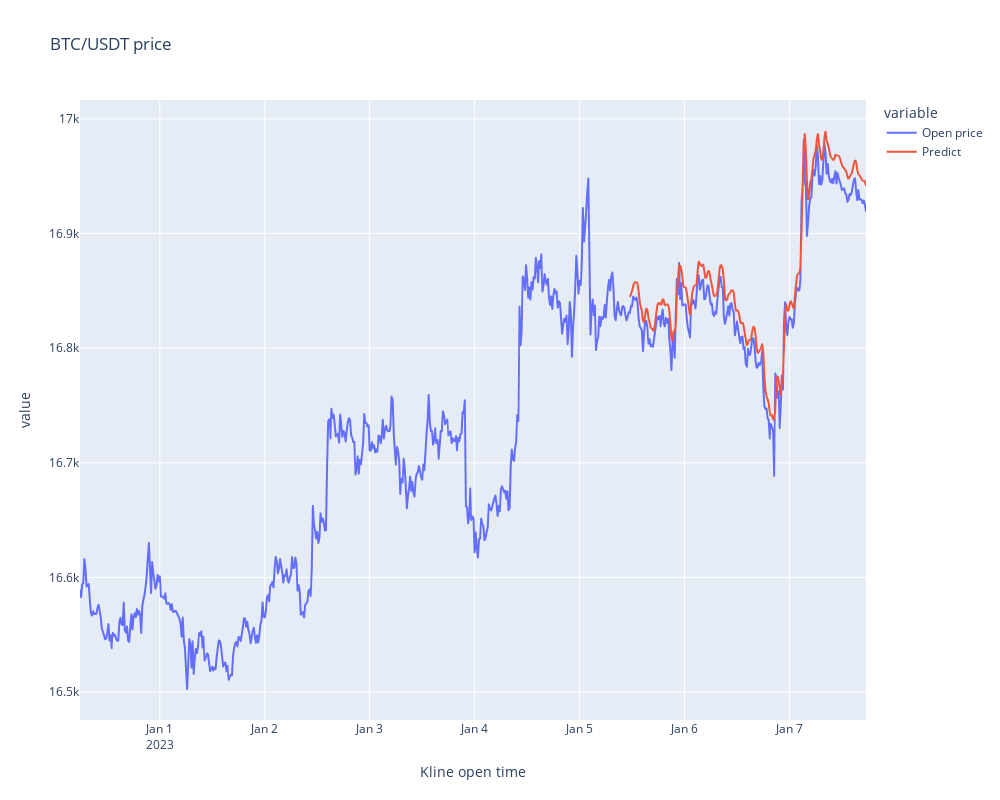

The code cell stored with this chart in its notebook:
### Markdown cell above
### 📌 Visualize the prediction

### Code cell
visualize_prediction(predictions)

### Figure 1 — Plotly figure (JSON) as saved in the notebook; plotly's stock layout.template omitted (floating-point values rounded to 4 significant figures; data arrays with more than 128 entries replaced by an {"elided": "..."} marker saying what was removed)
{"data": [{"hovertemplate": "variable=Open price<br>Kline open time=%{x}<br>value=%{y}<extra></extra>", "legendgroup": "Open price", "line": {"color": "#636efa", "dash": "solid"}, "marker": {"symbol": "circle"}, "mode": "lines", "name": "Open price", "showlegend": true, "type": "scattergl", "x": {"elided": "720 str values"}, "xaxis": "x", "y": {"elided": "720 float values"}, "yaxis": "y"}, {"hovertemplate": "variable=Predict<br>Kline open time=%{x}<br>value=%{y}<extra></extra>", "legendgroup": "Predict", "line": {"color": "#EF553B", "dash": "solid"}, "marker": {"symbol": "circle"}, "mode": "lines", "name": "Predict", "showlegend": true, "type": "scattergl", "x": {"elided": "720 str values"}, "xaxis": "x", "y": {"elided": "720 float values"}, "yaxis": "y"}], "layout": {"height": 800, "legend": {"title": {"text": "variable"}, "tracegroupgap": 0}, "title": {"text": "BTC/USDT price"}, "width": 1000, "xaxis": {"anchor": "y", "domain": [0, 1], "title": {"text": "Kline open time"}}, "yaxis": {"anchor": "x", "domain": [0, 1], "title": {"text": "value"}}}}
